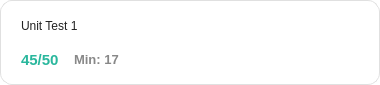
<?xml version="1.0" encoding="UTF-8"?>
<ui version="4.0">
 <class>test_report_row</class>
 <widget class="QFrame" name="test_report_row">
  <property name="geometry">
   <rect>
    <x>0</x>
    <y>0</y>
    <width>380</width>
    <height>85</height>
   </rect>
  </property>
  <property name="minimumSize">
   <size>
    <width>0</width>
    <height>85</height>
   </size>
  </property>
  <property name="maximumSize">
   <size>
    <width>16777215</width>
    <height>90</height>
   </size>
  </property>
  <property name="styleSheet">
   <string notr="true">QFrame#test_report_row {
    background-color: white;
    border-radius: 12px;
    border: 1px solid #e0e0e0;
}
QFrame#test_report_row:hover {
    border: 1px solid #2ab79d;
    background-color: #fcfcfc;
}
QLabel {
    border: none;
    background: transparent;
}</string>
  </property>
  <layout class="QHBoxLayout" name="horizontalLayout">
   <property name="spacing">
    <number>15</number>
   </property>
   <property name="leftMargin">
    <number>20</number>
   </property>
   <property name="topMargin">
    <number>10</number>
   </property>
   <property name="rightMargin">
    <number>20</number>
   </property>
   <property name="bottomMargin">
    <number>10</number>
   </property>
   <item>
    <layout class="QVBoxLayout" name="verticalLayout_info">
     <property name="spacing">
      <number>5</number>
     </property>
     <item>
      <widget class="QLabel" name="test_name">
       <property name="styleSheet">
        <string notr="true">font: 700 13pt &quot;Segoe UI&quot;; color: #222;</string>
       </property>
       <property name="text">
        <string>Unit Test 1</string>
       </property>
      </widget>
     </item>
     <item>
      <layout class="QHBoxLayout" name="horizontalLayout_stats">
       <property name="spacing">
        <number>15</number>
       </property>
       <item>
        <widget class="QLabel" name="marks_label">
         <property name="styleSheet">
          <string notr="true">color: #2ab79d; font-weight: 800; font-family: &quot;Segoe UI&quot;; font-size: 11pt;</string>
         </property>
         <property name="text">
          <string>45/50</string>
         </property>
        </widget>
       </item>
       <item>
        <widget class="QLabel" name="passing_label">
         <property name="styleSheet">
          <string notr="true">color: #888; font-family: &quot;Segoe UI&quot;; font-size: 10pt; font-weight: 500;</string>
         </property>
         <property name="text">
          <string>Min: 17</string>
         </property>
        </widget>
       </item>
       <item>
        <spacer name="horizontalSpacer">
         <property name="orientation">
          <enum>Qt::Orientation::Horizontal</enum>
         </property>
         <property name="sizeHint" stdset="0">
          <size>
           <width>40</width>
           <height>20</height>
          </size>
         </property>
        </spacer>
       </item>
      </layout>
     </item>
    </layout>
   </item>
   <item>
    <widget class="QFrame" name="chart_container">
     <property name="minimumSize">
      <size>
       <width>60</width>
       <height>60</height>
      </size>
     </property>
     <property name="maximumSize">
      <size>
       <width>60</width>
       <height>60</height>
      </size>
     </property>
     <property name="styleSheet">
      <string notr="true">background-color: transparent;</string>
     </property>
    </widget>
   </item>
  </layout>
 </widget>
 <resources/>
 <connections/>
</ui>
